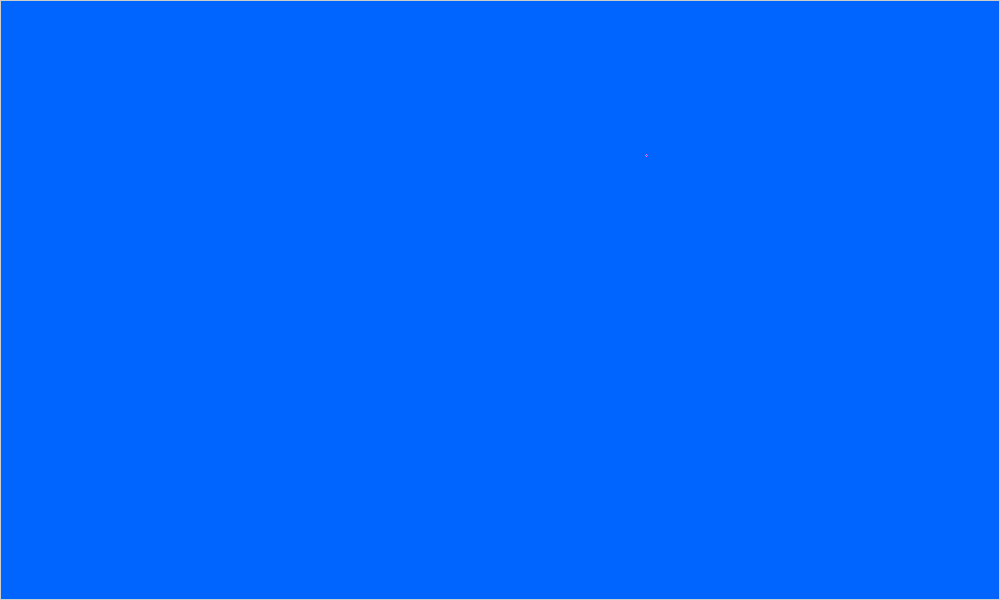
Frame 1 (no input)
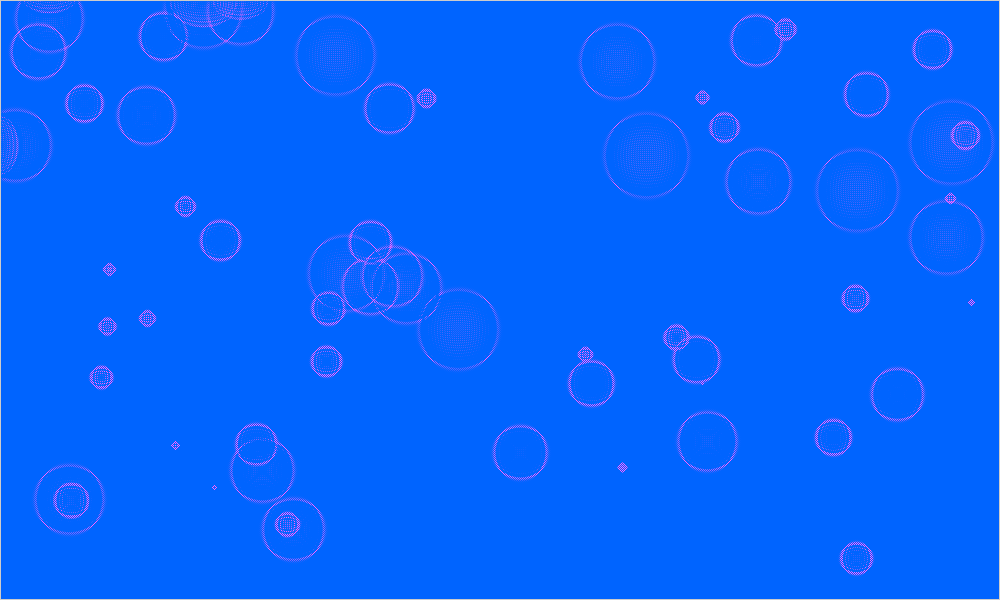
Frame 60 (the mouse pressed at the canvas centre just before this capture)
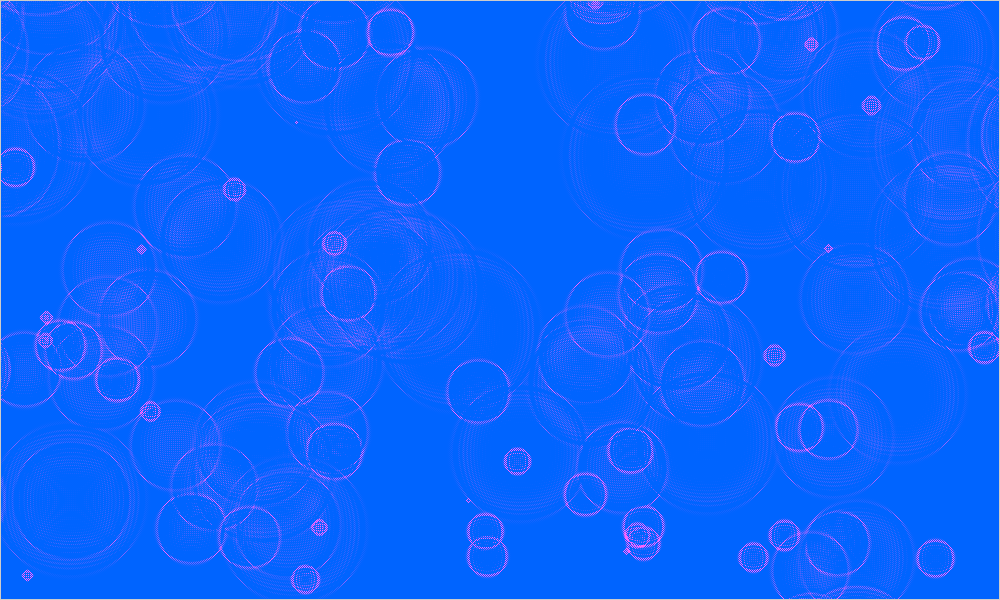
Frame 120 (the mouse held since frame 60 and released just before this capture)

The Processing sketch that drew these frames (run headless with seeded random() and noise(); from frame 60 on, the mouse is pressed at the canvas centre):

// Processing sketch: water_rippels
// ── water_rippels.pde

int cols;
int rows;
float[][] current;// = new float[cols][rows];
float[][] previous;// = new float[cols][rows];

float dampening = 0.99;

void setup() {
  size(1000, 600);
  //fullScreen();
  cols = width;
  rows = height;
  current = new float[cols][rows];
  previous = new float[cols][rows];
}

void mouseDragged() {
  previous[mouseX][mouseY] = 50000;
}

void draw() { 
  previous[int(random(0,width))][int(random(0,height))] = 5000;
  loadPixels();
  for (int i = 1; i < cols-1; i++) {
    for (int j = 1; j < rows-1; j++) {
      current[i][j] = (
        previous[i-1][j] + 
        previous[i+1][j] +
        previous[i][j-1] + 
        previous[i][j+1]) / 2 -
        current[i][j];
      current[i][j] = current[i][j] * dampening;
      int index = i + j * cols;
      pixels[index] = color(current[i][j],100,255);
    }
  }
  updatePixels();

  float[][] temp = previous;
  previous = current;
  current = temp;
}
